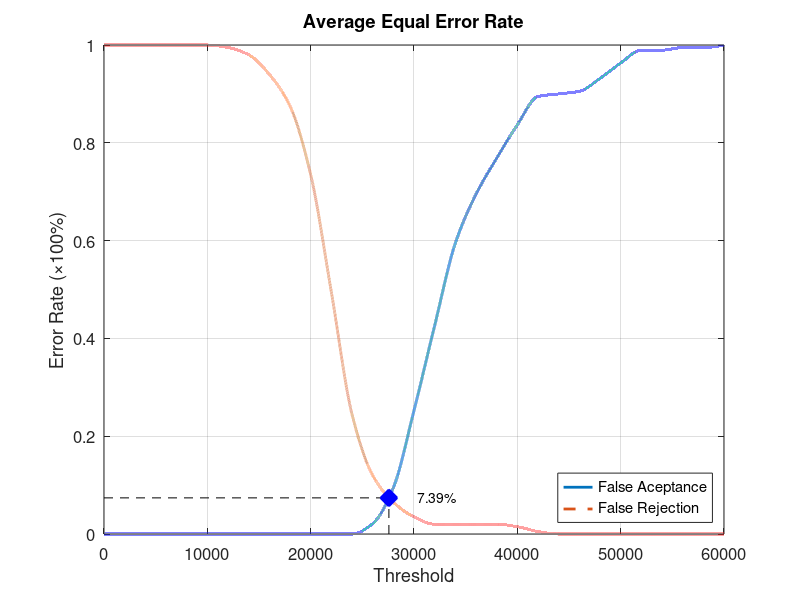
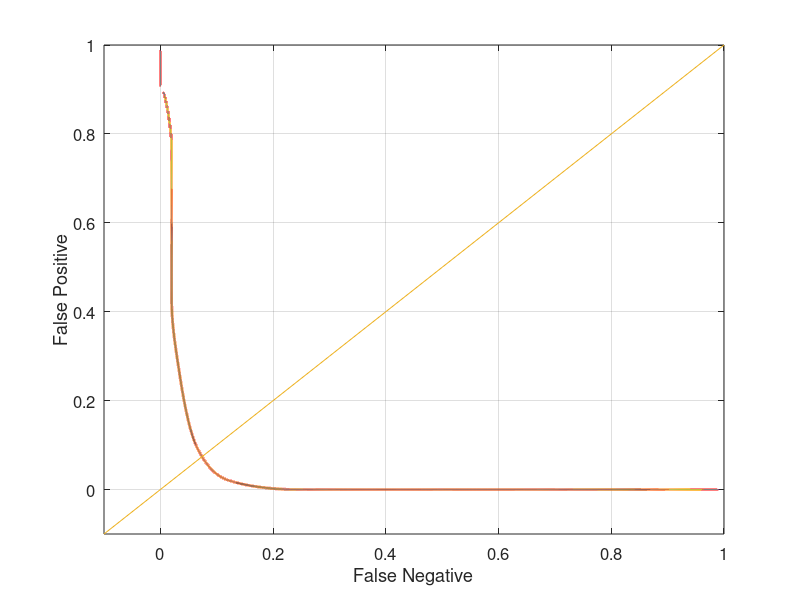

Write MATLAB code to recreate these figures, in order.
function yEER = Database4_3
close all;
clear;
clc;
x = 0:2000:60000;
xq = 0:0.5:60000;

y0 = [0 0 0 0 0 0 0 0 0 0 0 0 0 0.0210526 0.0947368 0.252632 0.426316 0.594737 0.694737 0.768421 0.836842 0.894737 0.9 0.905263 0.931579 0.963158 0.989474 0.989474 0.994737 0.994737 1];
yy0 = interp1(x, y0, xq, 'pchip');
y1 = [1 1 1 1 1 1 0.995 0.98 0.94 0.875 0.735 0.495 0.245 0.12 0.065 0.035 0.02 0.02 0.02 0.02 0.015 0.005 0 0 0 0 0 0 0 0 0];
yy1 = interp1(x, y1, xq, 'pchip');

% Calculating EER: 
y2 = abs(y0 - y1);
find(y2 == min(y2))
yy2 = abs(yy0 - yy1);
xEER = find(yy2 == min(yy2));
xEERIndex = xq(xEER) % X-axis EER
yEER = yy0(xEER) % Y-axis EER

main = figure
plot(xq, yy0,'-','LineWidth', 2);	hold on
plot(xq, yy1,'--','LineWidth', 2);	hold on
plot([xEERIndex xEERIndex], [0 yEER], 'k--');	hold on
plot([0 xEERIndex], [yEER yEER], 'k--');	hold on
plot(xEERIndex, yEER, 'bx', 'LineWidth', 10);	hold on
text(xEERIndex + 10 * xEERIndex / 100, yEER, [num2str(round((10000 * yEER)) / 100) '%'])
legend('False Aceptance', 'False Rejection', 'Location', 'SouthEast')
xlabel('Threshold')
ylabel('Error Rate (\times100%)')
title('Average Equal Error Rate')
set(gca, 'FontSize', 12)
axis([0 60000 0 1])
grid on

print(main, 'Database4_3Main', '-dpng');
FNRxFPR = figure('Color', [1 1 1]);
plot(yy1, yy0, '-', yy1, yy0, 'LineWidth', 2);
hold on
y = -0.1:0.1:1
plot(y, y); 
set(gca, 'FontSize', 12)
xlabel('False Negative')
ylabel('False Positive')
axis([-0.1 1 -0.1 1])
set(gca, 'FontSize', 12)
grid on

print(FNRxFPR, 'Database4_3FNRxFPR','-dpng');
end
